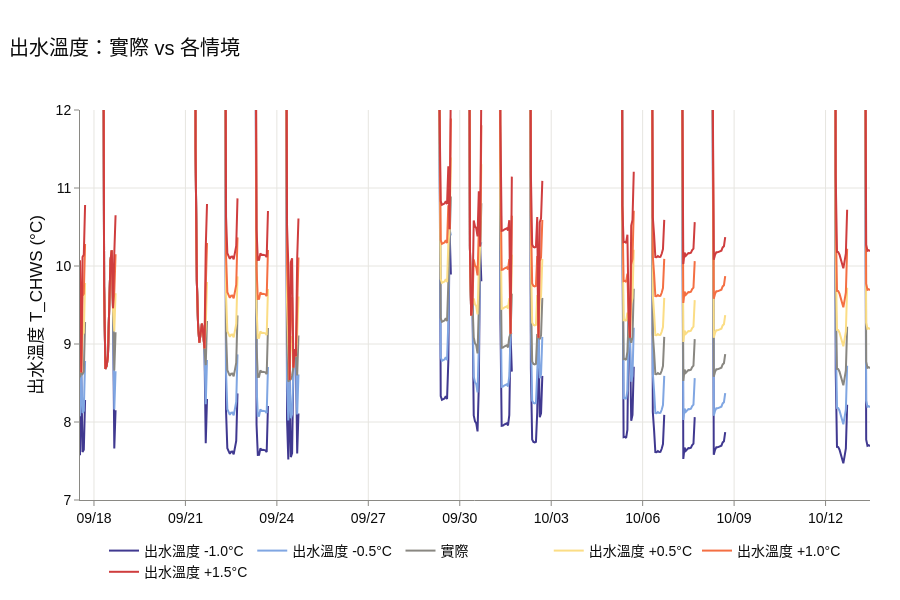

Notebook code for this chart:
### Code cell
# 所有情境畫在同一張圖；with_actual 時加入實際值，圖例依溫度由低到高
def plot_scenarios(
    column: str,
    title: str,
    y_title: str,
    with_actual: bool = False,
    y_range: list | None = None,
) -> None:
    traces = []
    for delta in DELTAS:
        traces.append(
            (f"出水溫度 {delta:+.1f}°C", results[delta][column], SCENARIO_COLORS[delta])
        )
    if with_actual:
        # 實際值插在調低情境之後、調高情境之前
        insert_at = sum(delta < 0 for delta in DELTAS)
        traces.insert(insert_at, ("實際", actual[column], ACTUAL_COLOR))

    fig = go.Figure()
    for trace_name, y_values, color in traces:
        fig.add_trace(
            go.Scatter(
                x=hourly.index,
                y=y_values,
                mode="lines",
                name=trace_name,
                line=dict(color=color, width=2),
            )
        )
    if not with_actual:
        # 0 以上節電、以下耗電增加
        fig.add_hline(y=0, line=dict(color=REF_COLOR, width=1))
    fig.update_yaxes(title_text=y_title, range=y_range)
    fig.update_layout(hovermode="x unified")
    date_axis(fig)
    show(fig, title)


# Y 軸下限：最低出水溫度再調低後，取到 0.5°C
T_LOW = np.floor((steady_data["T_CHWS"].min() + min(DELTAS)) * 2) / 2
plot_scenarios(
    "T_CHWS",
    "出水溫度：實際 vs 各情境",
    label("T_CHWS"),
    with_actual=True,
    y_range=[T_LOW, 12],
)

### Figure 1 — Plotly figure (JSON) as saved in the notebook; plotly's stock layout.template omitted (floating-point values rounded to 4 significant figures; data arrays with more than 128 entries replaced by an {"elided": "..."} marker saying what was removed)
{"data": [{"line": {"color": "#403990", "width": 2}, "mode": "lines", "name": "出水溫度 -1.0°C", "type": "scatter", "x": {"elided": "623 str values"}, "y": {"elided": "623 float values"}}, {"line": {"color": "#80A6E2", "width": 2}, "mode": "lines", "name": "出水溫度 -0.5°C", "type": "scatter", "x": {"elided": "623 str values"}, "y": {"elided": "623 float values"}}, {"line": {"color": "#898781", "width": 2}, "mode": "lines", "name": "實際", "type": "scatter", "x": {"elided": "623 str values"}, "y": {"elided": "623 float values"}}, {"line": {"color": "#FBDD85", "width": 2}, "mode": "lines", "name": "出水溫度 +0.5°C", "type": "scatter", "x": {"elided": "623 str values"}, "y": {"elided": "623 float values"}}, {"line": {"color": "#F46F43", "width": 2}, "mode": "lines", "name": "出水溫度 +1.0°C", "type": "scatter", "x": {"elided": "623 str values"}, "y": {"elided": "623 float values"}}, {"line": {"color": "#CF3D3E", "width": 2}, "mode": "lines", "name": "出水溫度 +1.5°C", "type": "scatter", "x": {"elided": "623 str values"}, "y": {"elided": "623 float values"}}], "layout": {"height": 600, "hovermode": "x unified", "legend": {"orientation": "h", "x": 0.5, "xanchor": "center", "y": 0.02, "yanchor": "bottom", "yref": "container"}, "margin": {"b": 100}, "title": {"subtitle": {"text": ""}, "text": "出水溫度：實際 vs 各情境"}, "xaxis": {"hoverformat": "%m/%d %H:%M", "tickformat": "%m/%d"}, "yaxis": {"range": [7.0, 12], "title": {"text": "出水溫度 T_CHWS (°C)"}}}}
